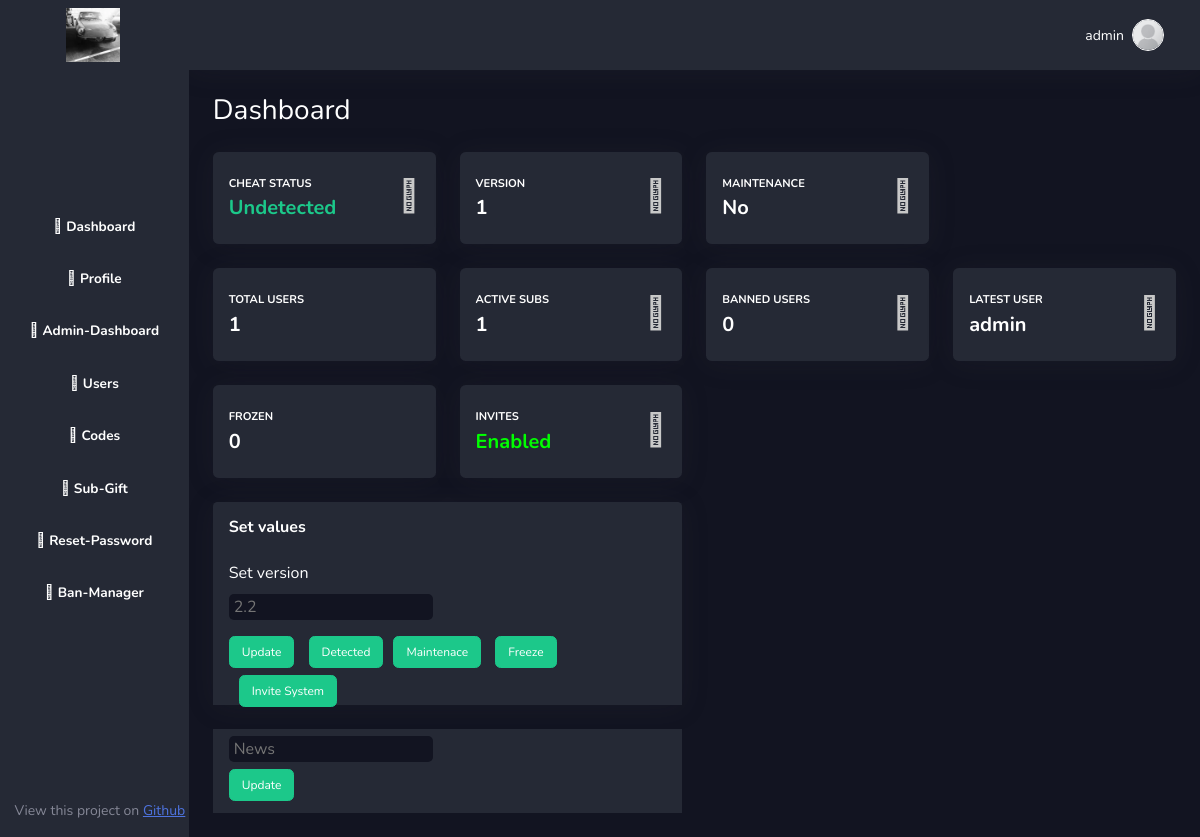
/admin/index.php (signed in), run on an earlier commit of the app's database.
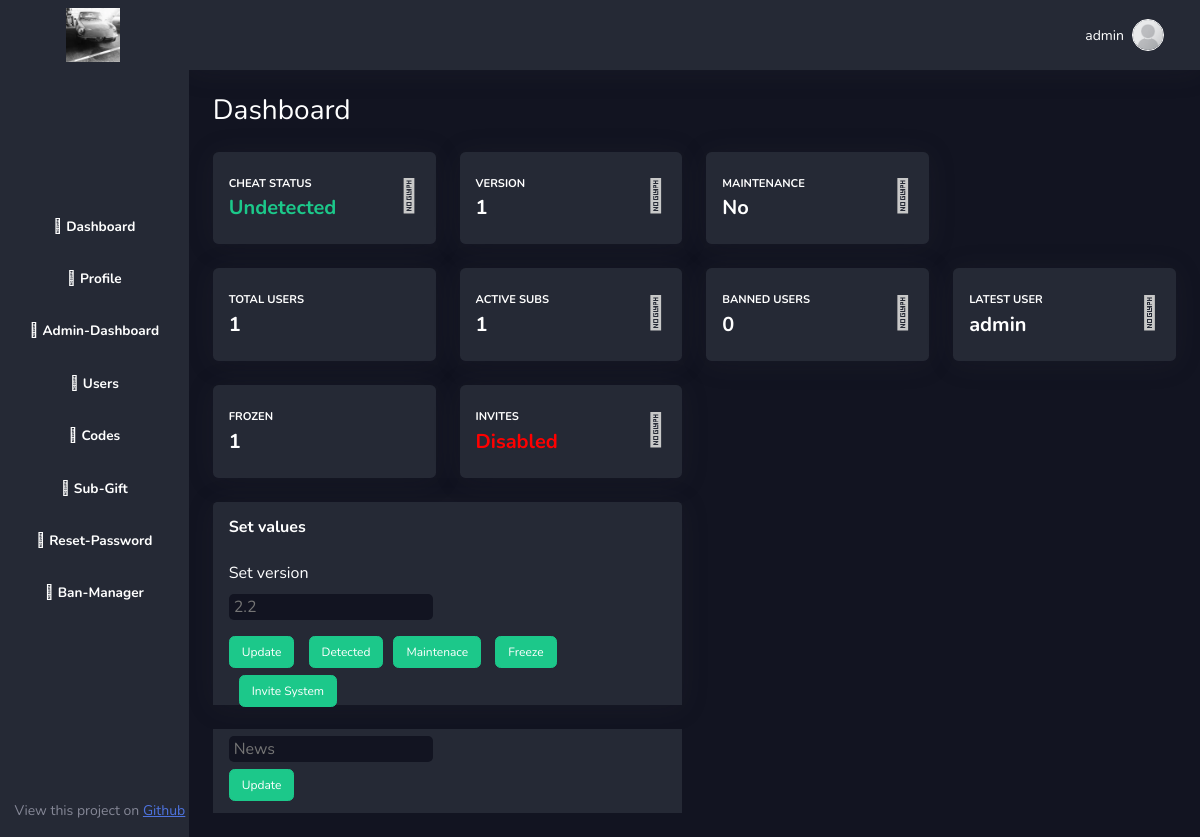
And on a later commit of the database.
### tables this page shows
CREATE TABLE `cheat` (
  `status` int(1) NOT NULL DEFAULT '0',
  `version` float NOT NULL DEFAULT '0',
  `news` varchar(255) NOT NULL DEFAULT '0',
  `maintenance` int(1) NOT NULL DEFAULT '0',
  `frozen` int(1) NOT NULL DEFAULT '0',
  `freezingtime` int(13) NOT NULL,
  `invites` int(1) NOT NULL DEFAULT '1'
);

### app/core/Database.php (called while the page is built, shortened)
<?php
class Database {
	private $dbHost = "";
	private $dbUser = "";
	private $dbPass = "";
	private $dbName = "";
	protected function connect() {
		try {
			$dsn = 'mysql:host=' . $this->dbHost . ';dbname=' . $this->dbName;
			$pdo = new PDO($dsn, $this->dbUser, $this->dbPass);
			$pdo->setAttribute(PDO::ATTR_DEFAULT_FETCH_MODE, PDO::FETCH_OBJ);
			return $pdo;
		} catch(PDOException $e) {
			print "Error!: " . $e->getMessage() . "<br/>";
			die();
		}
	}
	protected function prepare($sql) {
		$this->statement = $this->connect()->prepare($sql);
	}
}

### app/models/CheatModel.php (called while the page is built)
<?php
require_once SITE_ROOT . '/app/core/Database.php';
class Cheat extends Database
{
    protected function cheatData()
    {
        $this->prepare('SELECT * FROM `cheat`');
        $this->statement->execute();
        $result = $this->statement->fetch();
        $result->status =
            (int) $result->status === 0 ? 'Undetected' : 'Detected';
        $result->maintenance = (int) $result->maintenance === 0 ? '-' : 'UNDER';
        return $result;
    }
}

### app/controllers/CheatController.php (called while the page is built)
<?php
require_once SITE_ROOT . '/app/models/CheatModel.php';
class CheatController extends Cheat
{
    public function getCheatData()
    {
        return $this->cheatData();
    }
}

### app/models/UsersModel.php (called while the page is built, shortened)
<?php
require_once SITE_ROOT . '/app/core/Database.php';
class Users extends Database
{
    protected function subActiveCheck($username)
    {
        $date = new DateTime();
        $currentDate = $date->format('Y-m-d');
        $this->statement->execute([$username]);
        $subTime = $this->statement->fetch();
        $date1 = date_create($currentDate);
        $date2 = date_create($subTime->sub);
        $diff = date_diff($date1, $date2);
        return intval($diff->format('%R%a'));
    }
    protected function userCount()
    {
        $this->statement->execute();
        $result = $this->statement->rowCount();
        return $result;
    }
    protected function bannedUserCount()
    {
        $this->statement->execute();
        $result = $this->statement->rowCount();
        return $result;
    }
    protected function activeUserCount()
    {
        $this->statement->execute();
        $result = $this->statement->rowCount();
        return $result;
    }
    protected function newUser()
    {
        $this->prepare(
            'SELECT `username` FROM `users` WHERE `uid` = (SELECT MAX(`uid`) FROM `users`)'
        );
        $this->statement->execute();
        $result = $this->statement->fetch();
        return $result->username;
    }
}

### app/controllers/UserController.php (called while the page is built, shortened)
<?php
require_once SITE_ROOT . '/app/models/UsersModel.php';
class UserController extends Users
{
    public function getNewUser()
    {
        return $this->newUser();
    }
}

### app/controllers/UtilController.php (the view, shortened to what this page needs)
<?php
class Util
{
    public static function head($title)
    {
        include SITE_ROOT . '/includes/head.inc.php';
    }
    public static function adminNavbar()
    {
        include SITE_ROOT . '/includes/admin.navbar.inc.php';
    }
    public static function footer()
    {
        include SITE_ROOT . '/includes/footer.inc.php';
    }
    public static function display($string)
    {
        echo $string;
    }
}

What changed in the data, as far as the page shows it:
removed cheat: version "1 0"
added cheat: version "1 1"
Also different on the page:
text no longer shown: "Enabled"
text now shown: "Disabled"
